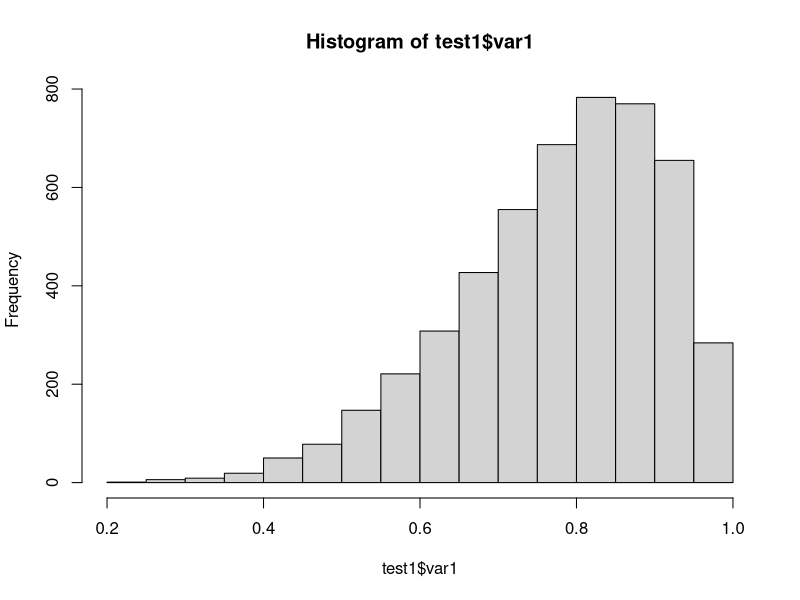
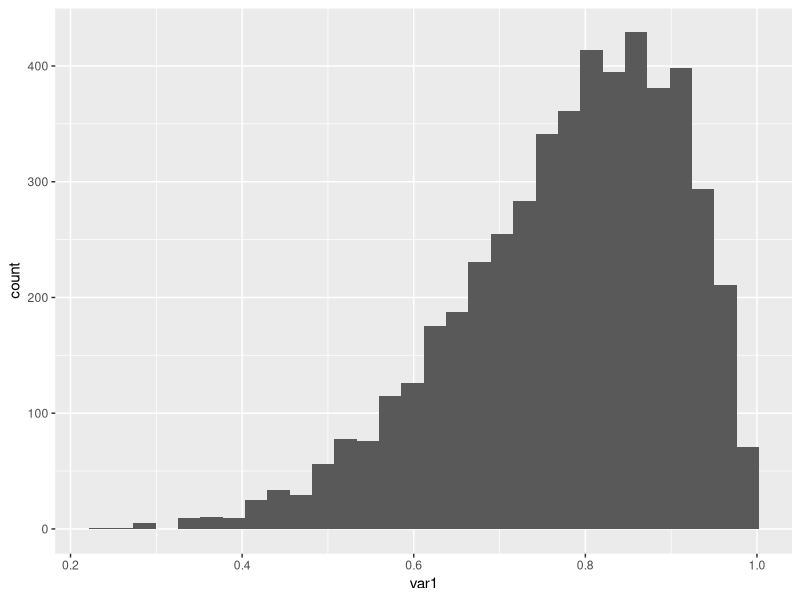

Reproduce these figures in R, in order. (Note: this script raises an error after producing the figures.)
## ---- chunk 1
library(tidyverse)
## ---- chunk 2
test1<-data.frame(var1=rbeta(5000,7,2))
hist(test1$var1) 
ggplot(test1,aes(x=var1)) + geom_histogram()
qqnorm(test1) 
## ---- chunk 3
test2<-rnorm(5000,0,1)
hist(test2) 
qqnorm(test2) 
## ---- chunk 4
shapiro.test(test1) #skewed data
shapiro.test(test2) #normal data
## ---- chunk 5
qqnorm(test1); qqline(test1)
qqnorm(test2); qqline(test2)
## ---- chunk 6
acsdata<-read_csv("data/ACSCtyData_2014ACS.csv")
## ---- chunk 7
el.nino<-c(0, 5,1,3, 4, 1, 2, 2, 0, 2, 4)
la.nina<-c(4, 4,12, 2, 17, 7, 6, 10, 4, 8, 6)
wilcox.test(el.nino, la.nina)
## ---- chunk 8
data2000<-c(3, 11, 9, 14, 17, 7, 21, 13, 19, 5)
data2010<-c(6, 12, 8, 18, 15, 13, 25, 9, 24, 10)
wilcox.test(data2000, data2010, paired=TRUE)
## ---- chunk 9
pollen_data<-read_csv("data/Midwest_Pollen_Data.csv")
